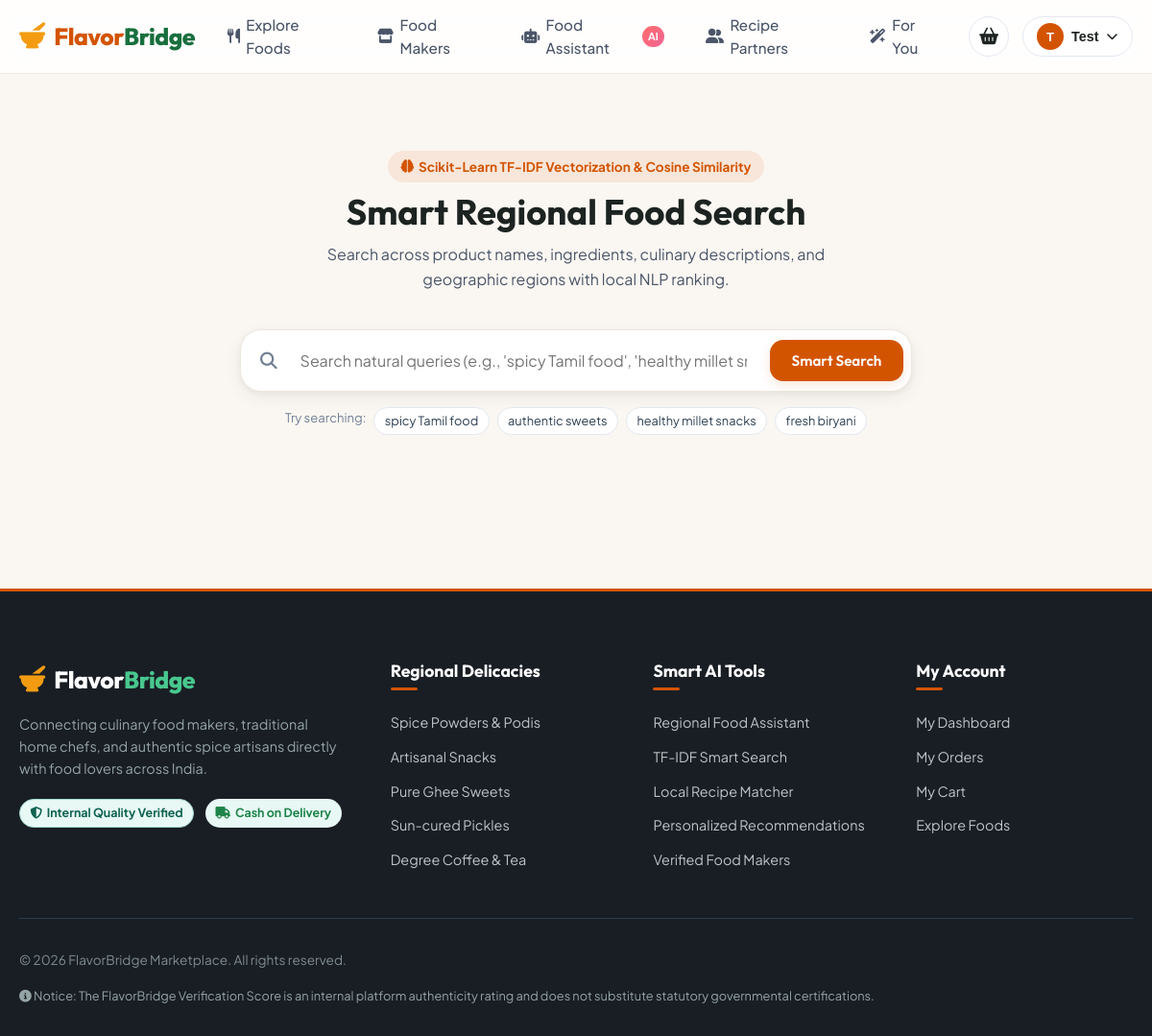
Before: /smart-search (signed in) with the older database file.
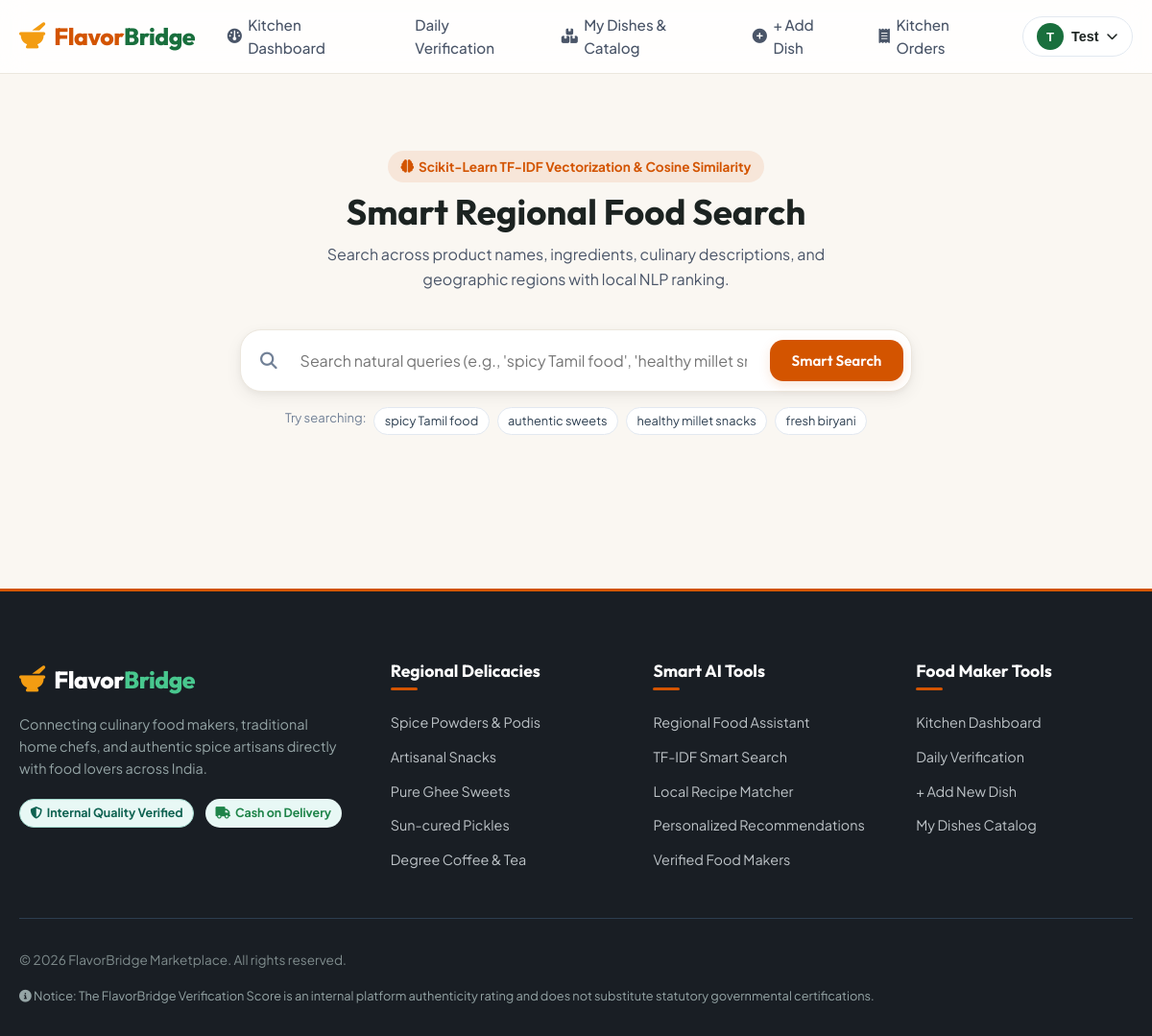
After: the same page with the newer database file.
### backend/routes/ai_routes.py (the view)
@ai_bp.route('/smart-search')
def smart_search_view():
    query = request.args.get('q', '').strip()
    all_products = Product.query.all()
    results = []
    if query:
        scored_results = search_products(query, all_products, top_k=24)
        results = scored_results
    else:
        results = [(p, 1.0) for p in all_products[:12]]
    return render_template(
        'smart_search.html',
        query=query,
        results=results,
        total_results=len(results)
    )

### frontend/templates/smart_search.html (shortened to what this page needs)
{% extends "base.html" %}
{% block content %}
<div class="container" style="padding: 3rem 1.25rem;">
  <div style="text-align: center; margin-bottom: 2.5rem;">
    <span class="badge" style="background: rgba(211, 84, 0, 0.1); color: var(--primary); font-size: 0.85rem; padding: 0.35rem 0.85rem; margin-bottom: 0.5rem;">
      <i class="fa-solid fa-brain"></i> Scikit-Learn TF-IDF Vectorization & Cosine Similarity
    </span>
    <h1 style="font-size: 2.3rem; margin-bottom: 0.5rem;">Smart Regional Food Search</h1>
    <p style="color: var(--gray-dark); font-size: 1rem; max-width: 600px; margin: 0 auto;">
      Search across product names, ingredients, culinary descriptions, and geographic regions with local NLP ranking.
    </p>
  </div>
  <div style="max-width: 700px; margin: 0 auto 3rem;">
    <form method="GET" action="{{ url_for('ai.smart_search_view') }}" class="hero-search-box">
      <i class="fa-solid fa-magnifying-glass search-icon"></i>
      <input type="text" name="q" class="search-input" placeholder="Search natural queries (e.g., 'spicy Tamil food', 'healthy millet snacks')..." value="{{ query or '' }}" autofocus>
      <button type="submit" class="btn btn-primary">Smart Search</button>
    </form>
    <div style="display: flex; gap: 0.5rem; justify-content: center; margin-top: 1rem; flex-wrap: wrap; font-size: 0.82rem;">
      <span style="color: var(--gray-medium);">Try searching:</span>
      <a href="{{ url_for('ai.smart_search_view', q='spicy Tamil food') }}" class="hero-quick-tag">spicy Tamil food</a>
      <a href="{{ url_for('ai.smart_search_view', q='authentic sweets') }}" class="hero-quick-tag">authentic sweets</a>
      <a href="{{ url_for('ai.smart_search_view', q='healthy millet snacks') }}" class="hero-quick-tag">healthy millet snacks</a>
      <a href="{{ url_for('ai.smart_search_view', q='fresh biryani') }}" class="hero-quick-tag">fresh biryani</a>
    </div>
  </div>
</div>
{% endblock %}

### frontend/templates/base.html (shortened to what the changed rows need)
<!DOCTYPE html>
<html lang="en">
<head>
  <link rel="stylesheet" href="https://cdnjs.cloudflare.com/ajax/libs/font-awesome/6.5.1/css/all.min.css">
  <link rel="stylesheet" href="{{ url_for('static', filename='css/style.css') }}">
</head>
<body>
  <header class="site-header">
    <div class="container">
      <nav class="navbar">
        <ul class="nav-links" id="main-nav-links">
          {% if current_user and current_user.role == 'food_maker' %}
            <li><a href="{{ url_for('food_maker.dashboard') }}" class="nav-link" id="nav-maker-dash"><i class="fa-solid fa-gauge"></i> Kitchen Dashboard</a></li>
            <li><a href="{{ url_for('food_maker.verification') }}" class="nav-link" id="nav-maker-verify"> Daily Verification</a></li>
            <li><a href="{{ url_for('product.my_products') }}" class="nav-link" id="nav-maker-dishes"><i class="fa-solid fa-boxes-stacked"></i> My Dishes & Catalog</a></li>
            <li><a href="{{ url_for('product.add_product') }}" class="nav-link" id="nav-maker-add"><i class="fa-solid fa-circle-plus"></i> + Add Dish</a></li>
            <li><a href="{{ url_for('food_maker.food_maker_orders') }}" class="nav-link" id="nav-maker-orders"><i class="fa-solid fa-receipt"></i> Kitchen Orders</a></li>
          {% else %}
            <li><a href="{{ url_for('product.products_list') }}" class="nav-link" id="nav-explore-foods"><i class="fa-solid fa-utensils"></i> Explore Foods</a></li>
            <li><a href="{{ url_for('food_maker.food_makers_list') }}" class="nav-link" id="nav-food-makers"><i class="fa-solid fa-store"></i> Food Makers</a></li>
            <li><a href="{{ url_for('ai.food_assistant') }}" class="nav-link" id="nav-ai-assistant"><i class="fa-solid fa-robot"></i> Food Assistant <span class="ai-badge">AI</span></a></li>
            <li><a href="{{ url_for('ai.recipe_partners') }}" class="nav-link" id="nav-recipe-partners"><i class="fa-solid fa-user-group"></i> Recipe Partners</a></li>
            <li><a href="{{ url_for('ai.recommendations') }}" class="nav-link" id="nav-recommendations"><i class="fa-solid fa-wand-magic-sparkles"></i> For You</a></li>
          {% endif %}
        </ul>
        <div class="nav-actions">
          {% if not current_user or current_user.role == 'customer' %}
          <div class="cart-btn-wrapper">
            <a href="{{ url_for('cart.view_cart') }}" class="cart-icon-btn" id="cart-nav-btn" aria-label="Shopping Cart">
              <i class="fa-solid fa-basket-shopping"></i>
            </a>
          </div>
          {% endif %}
        </div>
      </nav>
    </div>
  </header>
  <main id="main-content">
    {% block content %}{% endblock %}
  </main>
  <footer class="site-footer">
    <div class="container">
      <div class="footer-grid">
        <div class="footer-col">
          {% if current_user and current_user.role == 'food_maker' %}
            <h4>Food Maker Tools</h4>
            <ul class="footer-links">
              <li><a href="{{ url_for('food_maker.dashboard') }}">Kitchen Dashboard</a></li>
              <li><a href="{{ url_for('food_maker.verification') }}">Daily Verification</a></li>
              <li><a href="{{ url_for('product.add_product') }}">+ Add New Dish</a></li>
              <li><a href="{{ url_for('product.my_products') }}">My Dishes Catalog</a></li>
            </ul>
          {% elif current_user and current_user.role == 'customer' %}
            <h4>My Account</h4>
            <ul class="footer-links">
              <li><a href="{{ url_for('auth.customer_dashboard') }}">My Dashboard</a></li>
              <li><a href="{{ url_for('order.customer_orders') }}">My Orders</a></li>
              <li><a href="{{ url_for('cart.view_cart') }}">My Cart</a></li>
              <li><a href="{{ url_for('product.products_list') }}">Explore Foods</a></li>
            </ul>
          {% endif %}
        </div>
      </div>
    </div>
  </footer>
</body>
</html>

Changed rows visible on the page:
changed User "Test": role "customer" → "food_maker" (drawn)
Other visible differences:
text no longer shown: "Explore Foods Food Makers Food Assistant AI Recipe Partners For You My Account My Dashboard My Orders My Cart Explore Foods"
text now shown: "Kitchen Dashboard Daily Verification My Dishes & Catalog + Add Dish Kitchen Orders Food Maker Tools Kitchen Dashboard Daily Verification + Add New Dish My Dishes Catalog"
